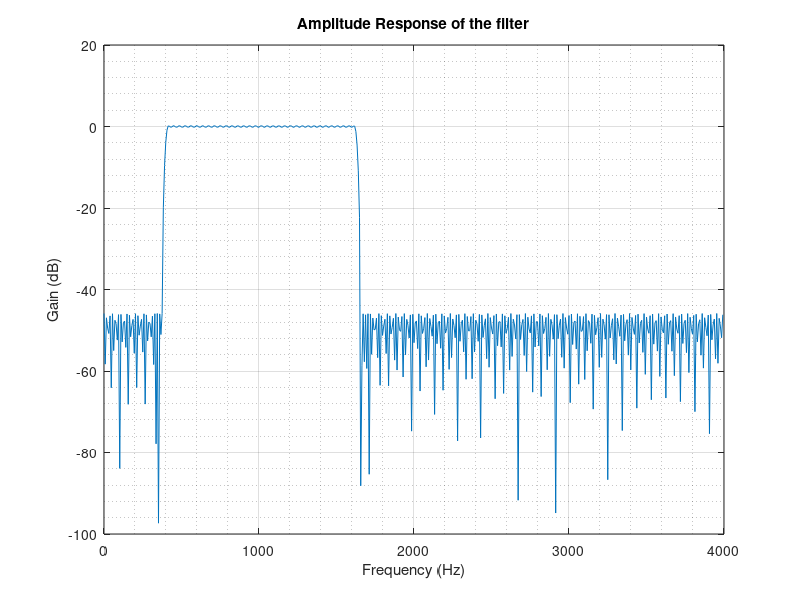
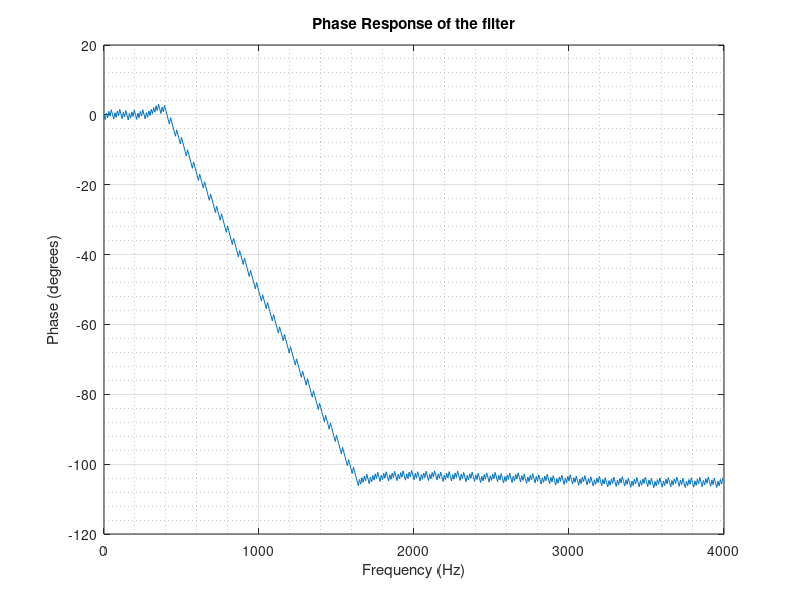
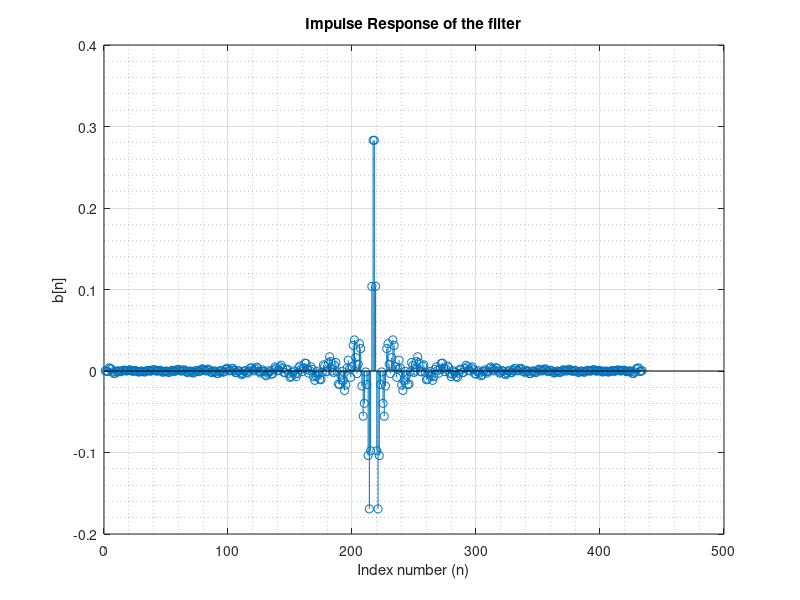
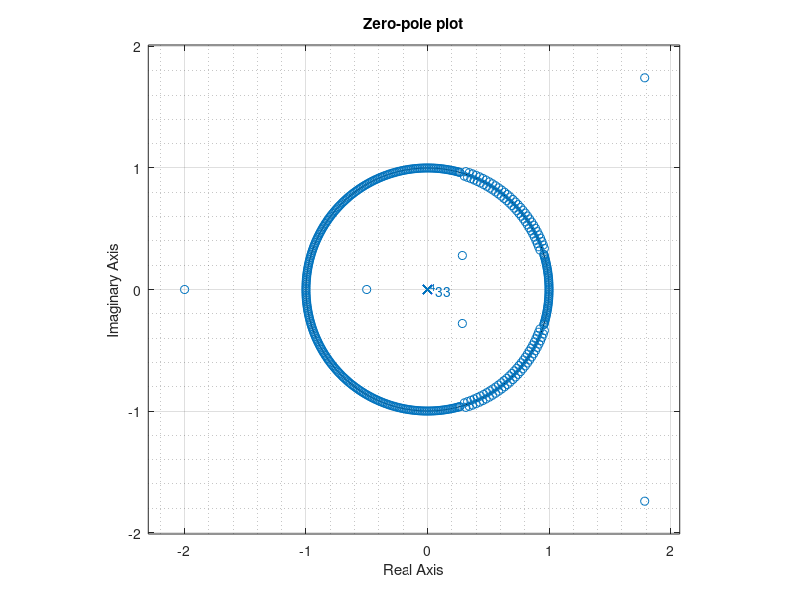

Source code (MATLAB) for these figures, in order:
%calculate filter coefficients
[N,Fo,Ao,W]=firpmord([375,410,1620,1655],[0,1,0],[0.005,0.023,0.005],8000); 
b = firpm(N,Fo,Ao,W);
a = 1;
a(end) = 1;

%calculate frequency and phase responses
[h,w] = freqz(b);
[phi,w] = phasez(b);

%plot amplitude response
figure
plot(w*4000/pi,20*log10(abs(h)));
xlabel('Frequency (Hz)');
ylabel('Gain (dB)');
title('Amplitude Response of the filter');
ax.XTick = 0:.5:2;
grid on
grid minor

%plot phase response
figure
plot(w*4000/pi,phi);
xlabel('Frequency (Hz)');
ylabel('Phase (degrees)');
title('Phase Response of the filter');
ax.XTick = 0:.5:2;
grid on
grid minor

%plot filter coefficients
figure
stem(b);
xlabel('Index number (n)');
ylabel('b[n]');
title('Impulse Response of the filter');
ax.XTick = 0:1:size(b);
grid on
grid minor

%zero-pole plot
figure
zplane(b,a);
xlabel('Real Axis');
ylabel('Imaginary Axis');
title('Zero-pole plot');
grid on
grid minor


%save filter coefficients to 
fileID = fopen('fir_coef2.txt','w');
fprintf(fileID,'double b[] = {');
fprintf(fileID,'%.15e, ',b);
fprintf(fileID,'};');


